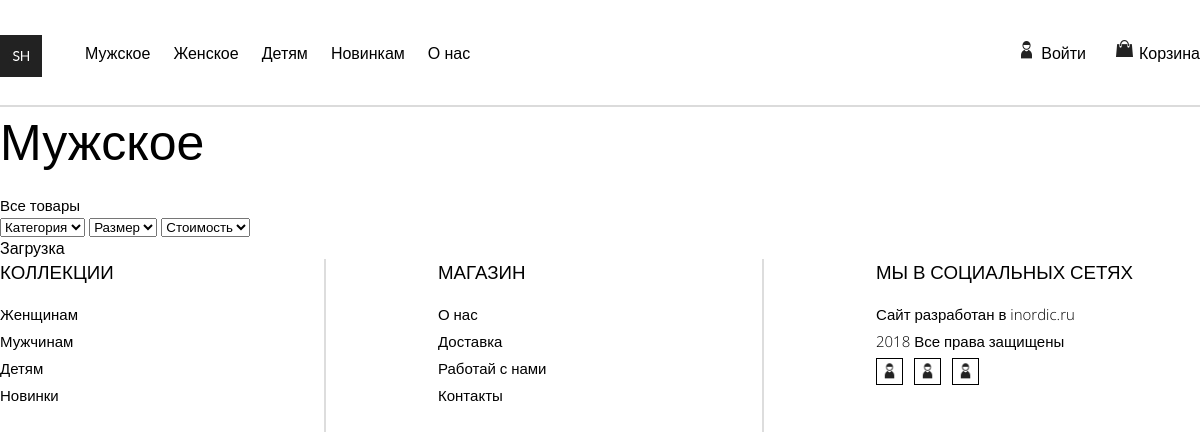
Page /catalog.php?id=1 on the committed database.
### tables this page shows
CREATE TABLE IF NOT EXISTS `catalogs` (
  `id` int(11) NOT NULL AUTO_INCREMENT,
  `name` varchar(100) NOT NULL,
  PRIMARY KEY (`id`)
);

### catalog.php (the view, shortened to what this page needs)
<?php
    $include_conf = [
        'title'=>'Каталог',
        'css'=> '/css/catalog.css',
        'js'=> '/scripts/catalog.js'
    ];
    include($_SERVER['DOCUMENT_ROOT'].'/modules/header.php');
    $template = [
        'catalog'=>[
            'name'=>'Мужчинам',
            'id' => 1
        ]
    ];
   if( isset( $_GET['id']) ){
       $id = $_GET['id'];
       $sql_catalog = "SELECT * FROM catalogs WHERE id = {$id}";
       $result_catalog = mysqli_query($db, $sql_catalog);
       $template['catalog'] = mysqli_fetch_assoc($result_catalog);
   }
?>
<div class="catalog" data-catalog-id="<?=$template['catalog']['id']?>">
    <h1 class="catalog-h1"><?=$template['catalog']['name']?></h1>
    <p class="catalog-description">Все товары</p>
    <div class="catalog-filters">
        <form class="catalog-filters-form" method="GET">
            <select class="catalog-filters-form-first" name="firstList">
                <option disabled selected>Категория</option>
            </select>
            <select class="catalog-filters-form-second" name="secondList">
                <option disabled selected>Размер</option>
            </select>
            <select class="catalog-filters-form-third" name="thirdList">
                <option disabled selected>Стоимость</option>
            </select>
        </form>
    </div>
    <div class="catalog-preloader">Загрузка</div>
</div>
<?php
    include($_SERVER['DOCUMENT_ROOT'].'/modules/footer.php');
?>

### modules/header.php (shortened to what this page needs)
<?php include($_SERVER['DOCUMENT_ROOT'].'/modules/header_conf.php'); ?>
<?php
    $template = [
        'catalogs'=>[]
    ];
    $sql_nav = "SELECT * FROM catalogs";
    $result_nav = mysqli_query($db, $sql_nav);
    while( $row = mysqli_fetch_assoc( $result_nav ) ){
        $template['catalogs'][] = $row;
    }
?>
<!DOCTYPE html>
<html lang="ru">
<head>
    <link rel="stylesheet" href="/css/style.css">
    <link rel="stylesheet" href="<?=$include_conf['css']?>">
    <link rel="stylesheet" href="/css/media.css">
</head>
<body>
    <div class="wrapper">
        <header class="header">
            <nav class="header-nav">
                <div class = 'flex'>
                <a href="/index.php" class="sh flex-el"><img src="/images/icons/logo.jpg" alt=""></a>
                    <?php foreach($template['catalogs'] as $catalog): ?>
                        <a href="/catalog.php?id=<?=$catalog['id']?>" class="header-nav-a flex-el"><?=$catalog['name']?></a>
                    <?php endforeach;?>
                    <a href="/index.php" class="header-nav-a flex-el">О нас</a>
                </div>
                <div class='header-userbasket flex'>
                    <a href="#"><img class = "header-img" src="/images/icons/account.png" alt=""></a>
                        <a href="#" class="header-userbasket-basket-a flex-el">
                            Войти
                        </a>
                    <a href="/basket.php"><img class = "header-img" src="/images/icons/bascet.png" alt=""></a>
                    <div class="header-userbasket-basket">
                        <a href="/basket.php" class="header-userbasket-basket-a">Корзина</a>
                    </div>
                </div>
            </nav>
        </header>

### css/style.css (style rules this page uses)
* { margin: 0; padding: 0; }
body { font-family: 'Open Sans', sans-serif; cursor: default; }
body .wrapper { max-width: 1200px; margin: 0 auto; }
body a { text-decoration: none; color: black; z-index: 100; cursor: pointer; }
body p { font-weight: 300; font-size: 15px; }
body h1 { font-weight: 300; font-size: 50px; margin-bottom: 20px !important; }
.header { border-bottom: 2px solid #dbdbdb; padding: 35px 0; }
.header .header-nav { display: -webkit-box; display: -ms-flexbox; display: flex; -webkit-box-pack: justify; -ms-flex-pack: justify; justify-content: space-between; -webkit-box-align: center; -ms-flex-align: center; align-items: center; }
.header .header-nav .flex { display: -webkit-box; display: -ms-flexbox; display: flex; -webkit-box-pack: justify; -ms-flex-pack: justify; justify-content: space-between; -webkit-box-align: center; -ms-flex-align: center; align-items: center; }
.header .header-nav .flex .flex-el { margin-right: 23px; }
.header .header-nav .flex .sh { margin-right: 50px; width: 35px; height: 35px; background-color: black; text-align: center; line-height: 35px; text-transform: uppercase; color: white; }

### rows in the picture
catalogs: name "Мужское"
catalogs: name "Женское"
catalogs: name "Детям"
catalogs: name "Новинкам"
